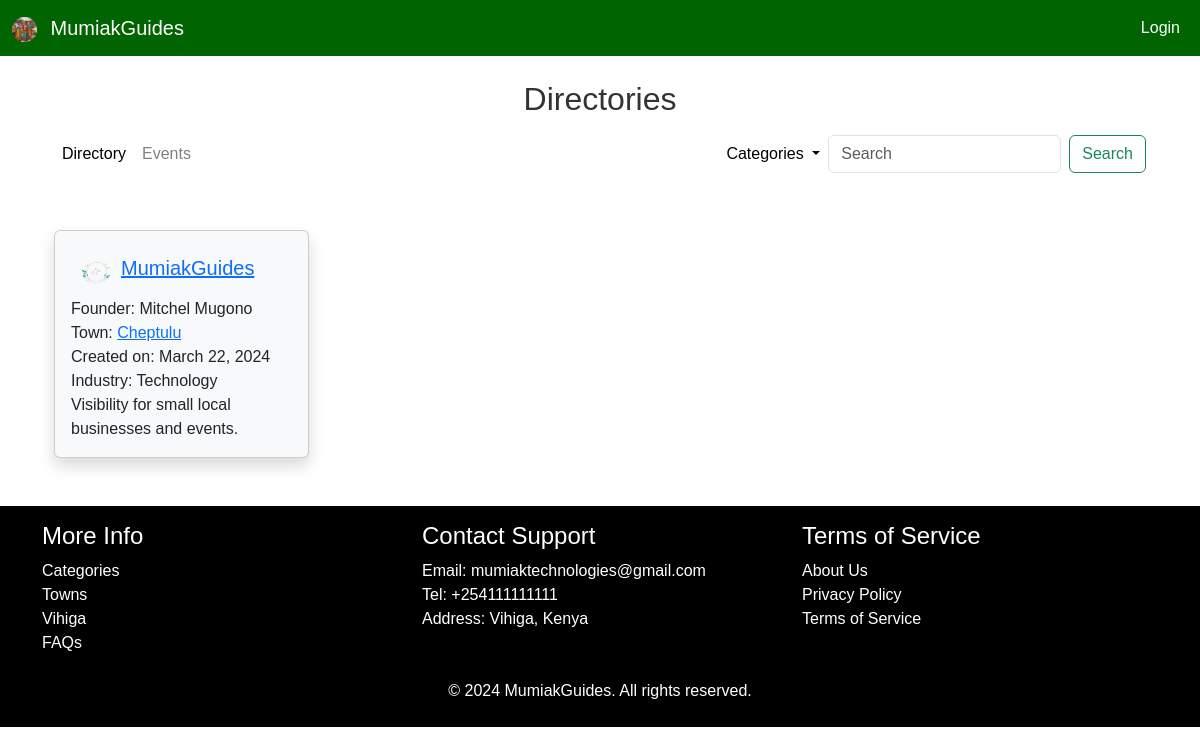
The app's page /, older data.
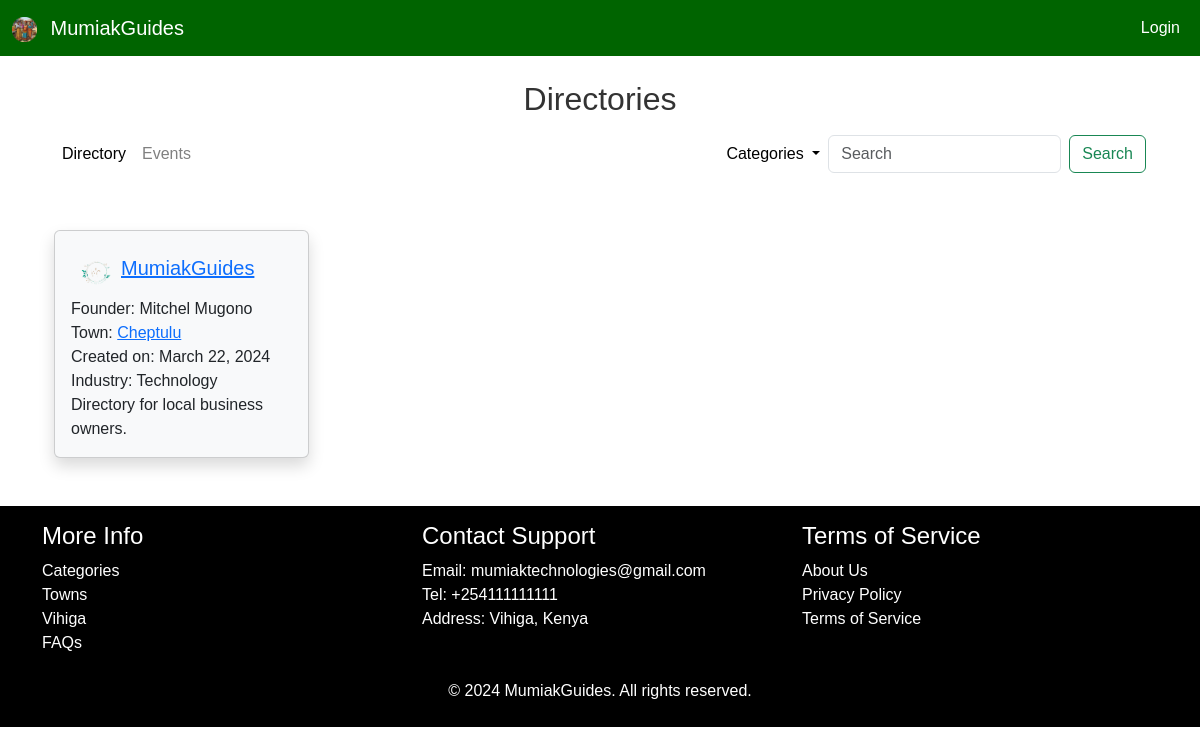
The same page, newer data.
### listings/models.py (models this page shows, shortened)
class Listing(models.Model):
    name = models.CharField(max_length=255, unique=True)
    owner = models.ForeignKey(User, on_delete=models.CASCADE)
    founder = models.CharField(max_length=255, blank=True, null=True)
    header_image = models.ImageField(null=True, blank=True, upload_to="directories/")
    dir_logo = models.ImageField(null=True, blank=True, upload_to="directories/")
    description = CKEditor5Field('Description', config_name='extends', blank=True, null=True)
    date = models.DateField(auto_now_add=True)
    town = models.CharField(max_length=255)
    industry = models.CharField(max_length=255)
    snippet = models.CharField(max_length=50)
    likes = models.ManyToManyField(User, related_name="listing_likes")

### listings/views.py (the view)
# urls.py: path('', HomeView.as_view(), name="home"),
class HomeView(ListView):
    model = Listing
    template_name = "listing/index.html"
    ordering = ['-date']
    def get_queryset(self):
        query = self.request.GET.get('q')
        if query:
            return Listing.objects.filter(name__icontains=query)
        else:
            return Listing.objects.all()
    def get_context_data(self, *args, **kwargs):
        cat_menu = Industry.objects.all()
        context = super(HomeView, self).get_context_data(*args, **kwargs)
        context["cat_menu"] = cat_menu
        return context

### listings/models.py (called while the page is built)
    def __str__(self):
        return self.industrys

### listings/templates/listing/index.html (shortened to what this page needs)
{% extends 'base.html' %}
{% load static %}
{% block content %}
<h2 class="text-center mt-4">Directories</h2>
<nav class="navbar navbar-expand-lg navbar-light">
  <div class="container-fluid">
    <div class="collapse navbar-collapse" id="navbarSupportedContent">
      <ul class="navbar-nav me-auto">
        <li class="nav-item">
          <a href="{% url 'home' %}" class="nav-link active">Directory</a>
        </li>
        <li class="nav-item">
          <a href="{% url 'event_list' %}" class="nav-link" style="color: grey;">Events</a>
        </li>
      </ul>
      <ul class="navbar-nav ml-auto align-items-center">
        {% if cat_menu %}
        <li class="nav-item dropdown">
          <a class="nav-link active dropdown-toggle" href="{% url 'home' %}" role="button" data-bs-toggle="dropdown"
            aria-expanded="false">
            Categories
          </a>
        </li>
        {% endif %}
        <li class="nav-item">
          <form class="d-flex" role="search" method="GET" action="{% url 'home' %}">
            <input class="form-control me-2" type="search" placeholder="Search" aria-label="Search" name="q" value="">
            <button class="btn btn-outline-success" type="submit">Search</button>
          </form>
        </li>
      </ul>
    </div>
  </div>
</nav>
<div class="container mt-5">
  <div class="row row-cols-1 row-cols-md-2 row-cols-lg-4 g-4">
    {% for listing in object_list %}
    <div class="col">
      <div class="card shadow bg-light">
        <div class="card-body">
          <div class="d-flex align-items-center">
            {% if listing.dir_logo %}
            <img src="{{ listing.dir_logo.url }}" alt="{{ listing.name }} Logo" style="max-width: 50px;">
            {% else %}
            <img src="{% static 'images/alt_logo.png' %}" alt="Alternative logo" style="max-width: 50px;">
            {% endif %}
            <h5 class="card-title"><a href="{% url 'listing' listing.pk %}">{{ listing.name }}</a></h5>
          </div>
          <p class="card-text">
            {% if listing.founder %}
            Founder: {{ listing.founder }} <br>
            {% else %}
            Founder: Mitchel Mugono <br>
            {% endif %}
            Town: <a href="{% url 'town' listing.town %}">{{ listing.town }}</a><br>
            Created on: {{ listing.date }} <br>
            Industry: {{ listing.industry }} <br>
            {{ listing.snippet }}
          </p>
        </div>
      </div>
    </div>
    {% endfor %}
  </div>
</div>
{% endblock %}

Row changes from the older to the newer data that the page shows:
changed Listing "MumiakGuides": snippet "Visibility for small local businesses and events." → "Directory for local business owners."
